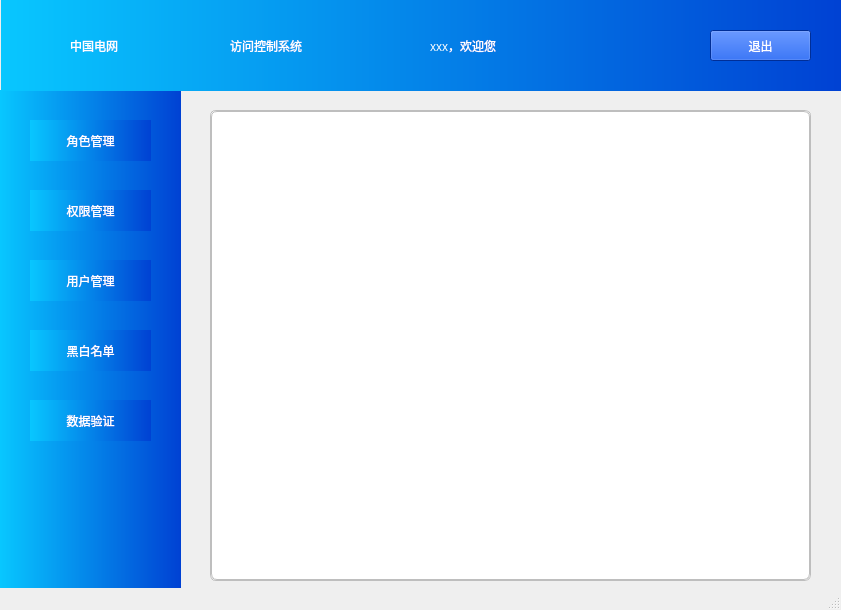
<?xml version="1.0" encoding="UTF-8"?>
<ui version="4.0">
 <class>MainWindow</class>
 <widget class="QMainWindow" name="MainWindow">
  <property name="geometry">
   <rect>
    <x>0</x>
    <y>0</y>
    <width>841</width>
    <height>610</height>
   </rect>
  </property>
  <property name="windowTitle">
   <string>访问控制系统</string>
  </property>
  <property name="styleSheet">
   <string notr="true"/>
  </property>
  <widget class="QWidget" name="centralWidget">
   <widget class="QListView" name="listView">
    <property name="geometry">
     <rect>
      <x>0</x>
      <y>90</y>
      <width>181</width>
      <height>501</height>
     </rect>
    </property>
    <property name="styleSheet">
     <string notr="true">background-color: qlineargradient(spread:repeat, x1:0, y1:0, x2:1, y2:0, stop:0 rgba(8, 199, 255, 255), stop:1 rgba(0, 65, 211, 255));
border-style:hidden</string>
    </property>
   </widget>
   <widget class="QColumnView" name="header_view">
    <property name="geometry">
     <rect>
      <x>1</x>
      <y>0</y>
      <width>841</width>
      <height>91</height>
     </rect>
    </property>
    <property name="styleSheet">
     <string notr="true">background-color: qlineargradient(spread:repeat, x1:0, y1:0, x2:1, y2:0, stop:0 rgba(8, 199, 255, 255), stop:1 rgba(0, 65, 211, 255));
border-style: hidden;</string>
    </property>
   </widget>
   <widget class="QStackedWidget" name="funcstack">
    <property name="geometry">
     <rect>
      <x>210</x>
      <y>110</y>
      <width>601</width>
      <height>471</height>
     </rect>
    </property>
    <property name="styleSheet">
     <string notr="true">border-style:solid;
border-width:1px;
border-color:rgb(190,190,190);
background-color: rgb(255, 255, 255);
border-radius: 6px; </string>
    </property>
    <property name="currentIndex">
     <number>1</number>
    </property>
    <widget class="QWidget" name="page_3"/>
    <widget class="QWidget" name="page_4"/>
   </widget>
   <widget class="QPushButton" name="roleManage_btn">
    <property name="geometry">
     <rect>
      <x>30</x>
      <y>120</y>
      <width>121</width>
      <height>41</height>
     </rect>
    </property>
    <property name="styleSheet">
     <string notr="true">border-color: rgb(255, 255, 255);
color: rgb(255, 255, 255);
border-style:hidden;
font: 11pt &quot;Agency FB&quot;;
background-color: qlineargradient(spread:repeat, x1:0, y1:0, x2:1, y2:0, stop:0 rgba(8, 199, 255, 255), stop:1 rgba(0, 65, 211, 255));</string>
    </property>
    <property name="text">
     <string>角色管理</string>
    </property>
   </widget>
   <widget class="QPushButton" name="role_permission_btn">
    <property name="geometry">
     <rect>
      <x>30</x>
      <y>190</y>
      <width>121</width>
      <height>41</height>
     </rect>
    </property>
    <property name="styleSheet">
     <string notr="true">border-color: rgb(255, 255, 255);
color: rgb(255, 255, 255);
border-style:hidden;
font: 11pt &quot;Agency FB&quot;;
background-color: qlineargradient(spread:repeat, x1:0, y1:0, x2:1, y2:0, stop:0 rgba(8, 199, 255, 255), stop:1 rgba(0, 65, 211, 255));</string>
    </property>
    <property name="text">
     <string>权限管理</string>
    </property>
   </widget>
   <widget class="QPushButton" name="userManage_btn">
    <property name="geometry">
     <rect>
      <x>30</x>
      <y>260</y>
      <width>121</width>
      <height>41</height>
     </rect>
    </property>
    <property name="styleSheet">
     <string notr="true">border-color: rgb(255, 255, 255);
color: rgb(255, 255, 255);
border-style:hidden;
font: 11pt &quot;Agency FB&quot;;
background-color: qlineargradient(spread:repeat, x1:0, y1:0, x2:1, y2:0, stop:0 rgba(8, 199, 255, 255), stop:1 rgba(0, 65, 211, 255));</string>
    </property>
    <property name="text">
     <string>用户管理</string>
    </property>
   </widget>
   <widget class="QPushButton" name="listManage_btn">
    <property name="geometry">
     <rect>
      <x>30</x>
      <y>330</y>
      <width>121</width>
      <height>41</height>
     </rect>
    </property>
    <property name="styleSheet">
     <string notr="true">border-color: rgb(255, 255, 255);
color: rgb(255, 255, 255);
border-style:hidden;
font: 11pt &quot;Agency FB&quot;;
background-color: qlineargradient(spread:repeat, x1:0, y1:0, x2:1, y2:0, stop:0 rgba(8, 199, 255, 255), stop:1 rgba(0, 65, 211, 255));</string>
    </property>
    <property name="text">
     <string>黑白名单</string>
    </property>
   </widget>
   <widget class="QPushButton" name="pgintegrity_btn">
    <property name="geometry">
     <rect>
      <x>30</x>
      <y>400</y>
      <width>121</width>
      <height>41</height>
     </rect>
    </property>
    <property name="styleSheet">
     <string notr="true">border-color: rgb(255, 255, 255);
color: rgb(255, 255, 255);
border-style:hidden;
font: 11pt &quot;Agency FB&quot;;
background-color: qlineargradient(spread:repeat, x1:0, y1:0, x2:1, y2:0, stop:0 rgba(8, 199, 255, 255), stop:1 rgba(0, 65, 211, 255));</string>
    </property>
    <property name="text">
     <string>数据验证</string>
    </property>
   </widget>
   <widget class="QPushButton" name="pb_Exit">
    <property name="geometry">
     <rect>
      <x>710</x>
      <y>30</y>
      <width>101</width>
      <height>31</height>
     </rect>
    </property>
    <property name="styleSheet">
     <string notr="true">background-color: rgba(0, 65, 211, 255);
color: rgb(255, 255, 255);
font: 11pt &quot;Agency FB&quot;;</string>
    </property>
    <property name="text">
     <string>退出</string>
    </property>
   </widget>
   <widget class="QLabel" name="label">
    <property name="geometry">
     <rect>
      <x>70</x>
      <y>20</y>
      <width>141</width>
      <height>51</height>
     </rect>
    </property>
    <property name="styleSheet">
     <string notr="true">background-color: transparent;
color: rgb(255, 255, 255);</string>
    </property>
    <property name="text">
     <string>中国电网</string>
    </property>
   </widget>
   <widget class="QLabel" name="lb_username">
    <property name="geometry">
     <rect>
      <x>430</x>
      <y>20</y>
      <width>121</width>
      <height>51</height>
     </rect>
    </property>
    <property name="styleSheet">
     <string notr="true">background-color: transparent;
color: rgb(255, 255, 255);</string>
    </property>
    <property name="text">
     <string>xxx，欢迎您</string>
    </property>
   </widget>
   <widget class="QLabel" name="label_2">
    <property name="geometry">
     <rect>
      <x>230</x>
      <y>20</y>
      <width>121</width>
      <height>51</height>
     </rect>
    </property>
    <property name="styleSheet">
     <string notr="true">background-color: transparent;
color: rgb(255, 255, 255);</string>
    </property>
    <property name="text">
     <string>访问控制系统</string>
    </property>
   </widget>
  </widget>
  <widget class="QStatusBar" name="statusBar"/>
 </widget>
 <layoutdefault spacing="6" margin="11"/>
 <resources/>
 <connections/>
</ui>
